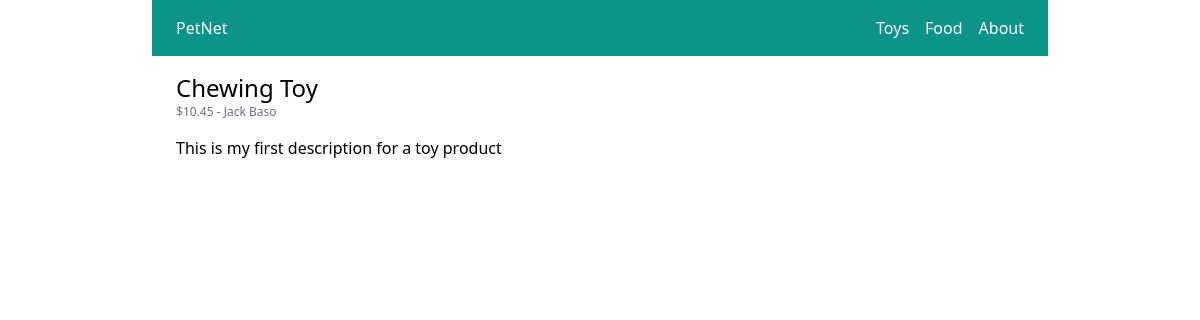
/toys/chewing-toy/, run on the app's committed database.
### store/models.py (models this page shows, shortened)
class Category(models.Model):
    title = models.CharField(max_length=50)
    slug = models.SlugField(max_length=50)
    class Meta:
        verbose_name_plural = 'Categories'

class Product(models.Model):
    user = models.ForeignKey(User, related_name="products", on_delete=models.CASCADE)
    category = models.ForeignKey(Category, related_name="products", on_delete=models.CASCADE)
    title = models.CharField(max_length=50)
    slug = models.SlugField(max_length=50)
    description = models.TextField(blank=True)
    price = models.IntegerField()
    image = models.ImageField(upload_to='uploads/product_images/', blank=True, null=True) # Install pip3 install pillow
    created_at = models.DateTimeField(auto_now_add=True)
    updated_at = models.DateTimeField(auto_now=True)
    class Meta:
        ordering = ('-created_at',)
    def get_display_price(self):
        return self.price / 100

### store/views.py (the view)
# urls.py: path('<slug:category_slug>/<slug:slug>/', views.product_detail, name="product_detail")
def product_detail(request, category_slug, slug):
  product = get_object_or_404(Product, slug=slug)
  return render(request, 'store/product_detail.html', {'product':product})

### store/templatetags/menu.py (called while the page is built)
@register.inclusion_tag('core/menu.html')
def menu():
  categories = Category.objects.all()
  return {'categories':categories}

### store/templates/store/product_detail.html (shortened to what this page needs)
{% extends 'core/base.html' %}
{% block content %}
  <h1 class="text-2xl">{{ product.title }}</h1>
  <p class="text-xs text-gray-500">
    ${{ product.get_display_price }}
    -
    {% firstof product.user.get_full_name product.user.username %}
  </p>
  {% if product.description %}
    <p class="mt-4">{{ product.description }}</p>
  {% endif %}
{% endblock %}

### core/templates/core/menu.html
{% for category in categories %}
  <a href="{% url 'category_detail' category.slug %}" class="text-white">{{ category.title }}</a>
{% endfor %}
<a href="{% url 'about' %}" class="text-white">About</a>

### data on the page
Category: title "Toys"
Category: title "Food"
Product: title "Chewing Toy", get_display_price "10.45", user.last_name "Jack Baso", description "This is my first description for a toy product"
